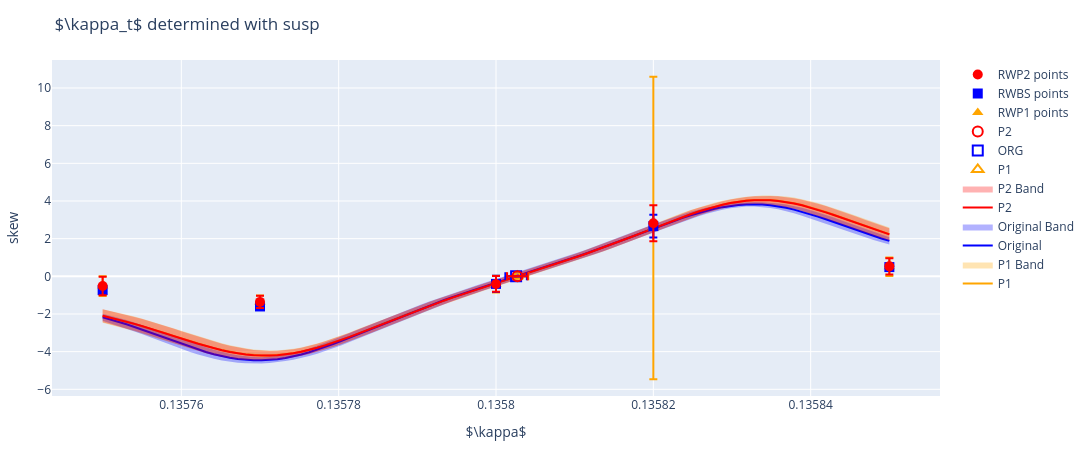

The notebook cell saved with this chart:
### Code cell
key = :skew
RebekahMiriam.ReweightingPlotRebekahMiriam.plot_reweighting_plotly(
    rw_data,
    new_dict,
    key,
    string(key),
    string(label),
    string(train),
    labels,
    trains,
    interpolate
)
